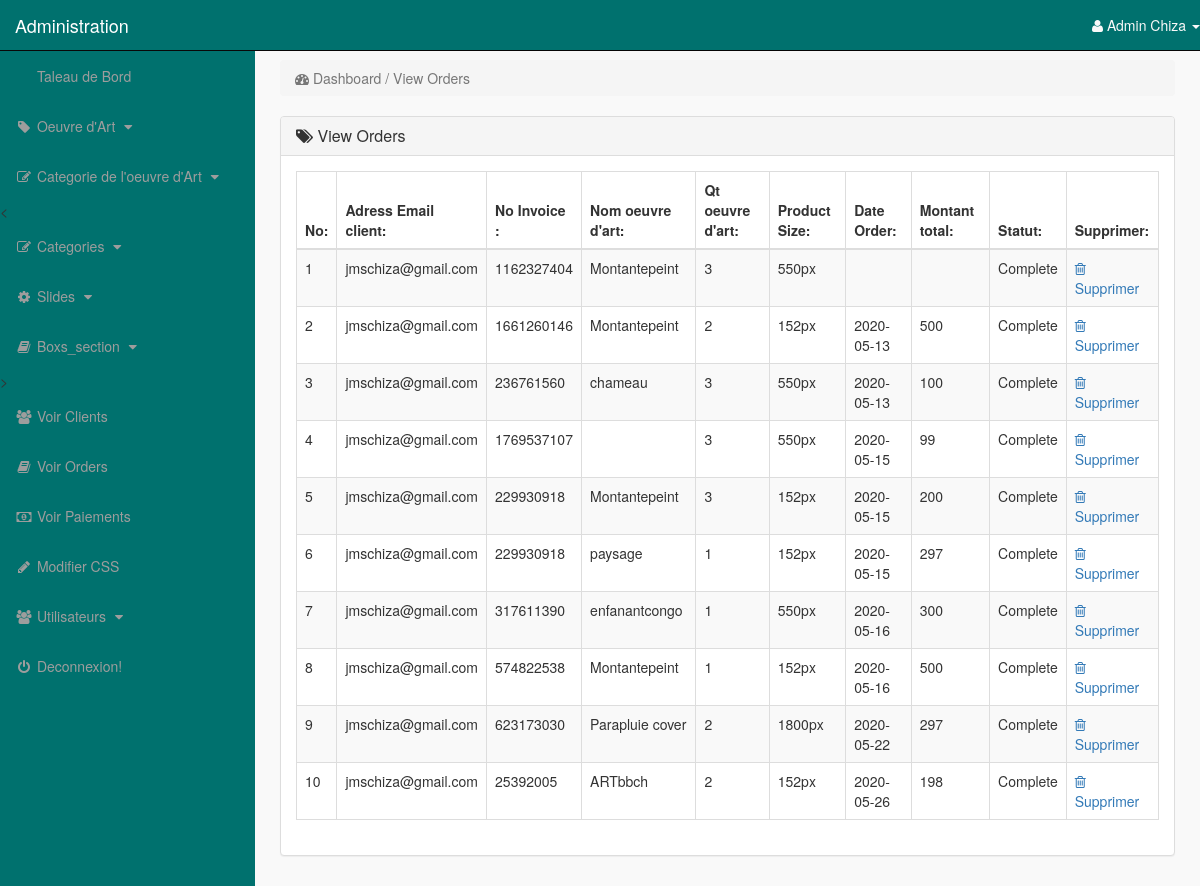
Page /admin_area/index.php?voir_orders (signed in) on the committed database.
### tables this page shows
CREATE TABLE IF NOT EXISTS `t_pending_orders` (
  `order_id` int(10) NOT NULL AUTO_INCREMENT,
  `client_id` int(11) NOT NULL,
  `invoice_no` int(11) NOT NULL,
  `art_id` text NOT NULL,
  `qty` int(10) NOT NULL,
  `num` text NOT NULL,
  `order_stutus` text NOT NULL,
  PRIMARY KEY (`order_id`)
);

CREATE TABLE IF NOT EXISTS `t_clients` (
  `client_id` int(10) NOT NULL AUTO_INCREMENT,
  `client_nom` varchar(255) NOT NULL,
  `client_email` varchar(255) NOT NULL,
  `client_password` varchar(255) NOT NULL,
  `client_pays` text NOT NULL,
  `client_ville` text NOT NULL,
  `client_contact` varchar(300) NOT NULL,
  `client_adress` text NOT NULL,
  `client_photo` text NOT NULL,
  `client_ip` varchar(100) NOT NULL,
  PRIMARY KEY (`client_id`)
);

CREATE TABLE IF NOT EXISTS `t_arts` (
  `id_Art` int(10) NOT NULL AUTO_INCREMENT,
  `art_cat_id` int(10) NOT NULL,
  `id_cat` int(10) NOT NULL,
  `date` timestamp NOT NULL DEFAULT current_timestamp() ON UPDATE current_timestamp(),
  `titre_Art` text NOT NULL,
  `art_img1` text NOT NULL,
  `art_img2` text NOT NULL,
  `art_img3` text NOT NULL,
  `prix_art` int(11) NOT NULL,
  `art_motcles` text NOT NULL,
  `art_desc` text NOT NULL,
  `art_vente` varchar(100) NOT NULL,
  `art_label` varchar(100) NOT NULL,
  PRIMARY KEY (`id_Art`)
);

CREATE TABLE IF NOT EXISTS `t_client_orders` (
  `order_id` int(10) NOT NULL AUTO_INCREMENT,
  `client_id` int(10) NOT NULL,
  `due_montant` int(100) NOT NULL,
  `invoice_no` text NOT NULL,
  `qty` int(100) NOT NULL,
  `num` text NOT NULL,
  `order_date` date NOT NULL,
  `order_stutus` text NOT NULL,
  PRIMARY KEY (`order_id`)
);

### admin_area/voir_orders.php (the view)
<?php
    if(!isset($_SESSION['admin_email'])){
        echo "<script>window.open('login.php','_self')</script>";
    }else{
?>
<div class="row">
    <div class="col-lg-12">
        <ol class="breadcrumb">
            <li class="active">
                <i class="fa fa-dashboard"></i> Dashboard / View Orders
            </li>
        </ol>
    </div>
</div>
<div class="row">
    <div class="col-lg-12">
        <div class="panel panel-default">
            <div class="panel-heading">
               <h3 class="panel-title">
                   <i class="fa fa-tags"></i>  View Orders
               </h3>
            </div>
            <div class="panel-body">
                <div class="table-responsive">
                    <table class="table table-striped table-bordered table-hover">
                        <thead>
                            <tr>
                                <th> No: </th>
                                <th> Adress Email client: </th>
                                <th> No Invoice : </th>
                                <th> Nom oeuvre d'art: </th>
                                <th> Qt oeuvre d'art: </th>
                                <th> Product Size: </th>
                                <th> Date Order: </th>
                                <th> Montant total: </th>
                                <th> Statut: </th>
                                <th> Supprimer: </th>
                            </tr>
                        </thead>
                        <tbody>
                            <?php
                                $i=0;
                                $get_orders = "select * from t_pending_orders";
                                $run_orders = mysqli_query($con,$get_orders);
                                while($row_order=mysqli_fetch_array($run_orders)){
                                    $order_id = $row_order['order_id'];
                                    $c_id = $row_order['client_id'];
                                    $invoice_no = $row_order['invoice_no'];
                                    $product_id = $row_order['art_id'];
                                    $qty = $row_order['qty'];
                                    $size = $row_order['num'];
                                    $order_status = $row_order['order_stutus'];
                                    $get_products = "select * from t_arts where id_Art='$product_id'";
                                    $run_products = mysqli_query($con,$get_products);
                                    $row_products = mysqli_fetch_array($run_products);
                                    $product_title = $row_products['titre_Art'];
                                    $get_customer = "select * from t_clients where client_id='$c_id'";
                                    $run_customer = mysqli_query($con,$get_customer);
                                    $row_customer = mysqli_fetch_array($run_customer);
                                    $customer_email = $row_customer['client_email'];
                                    $get_c_order = "select * from t_client_orders where order_id='$order_id'";
                                    $run_c_order = mysqli_query($con,$get_c_order);
                                    $row_c_order = mysqli_fetch_array($run_c_order);
                                    $order_date = $row_c_order['order_date'];
                                    $order_amount = $row_c_order['due_montant'];
                                    $i++;
                            ?>
                            <tr>
                                <td> <?php echo $i; ?> </td>
                                <td> <?php echo $customer_email; ?> </td>
                                <td> <?php echo $invoice_no; ?></td>
                                <td> <?php echo $product_title; ?> </td>
                                <td> <?php echo $qty; ?></td>
                                <td> <?php echo $size; ?> </td>
                                <td> <?php echo $order_date; ?> </td>
                                <td> <?php echo $order_amount; ?> </td>
                                <td>
                                    <?php
                                        if($order_status=='pending'){
                                            echo $order_status='pending';
                                        }else{
                                            echo $order_status='Complete';
                                        }
                                    ?>
                                </td>
                                <td>
                                     <a href="index.php?supprimer_order=<?php echo $order_id; ?>">
                                        <i class="fa fa-trash-o"></i> Supprimer
                                     </a>
                                </td>
                            </tr>
                            <?php } ?>
                        </tbody>
                    </table>
                </div>
            </div>
        </div>
    </div>
</div>
<?php } ?>

### admin_area/includes/sidebar.php (shortened to what this page needs)
<?php
    if(!isset($_SESSION['admin_email'])){
        echo "<script>window.open('login.php','_self')</script>";
    }else{
?>
<nav class="navbar navbar-inverse navbar-fixed-top">
    <div class="navbar-header">
        <a href="index.php?tableaubord" class="navbar-brand">Administration</a>
    </div>
    <ul class="nav navbar-right top-nav">
        <li class="dropdown">
            <a href="#" class="dropdown-toggle" data-toggle="dropdown">
                <i class="fa fa-user"></i> <?php echo $admin_name; ?> <b class="caret"></b>
            </a>
        </li>
    </ul>
    <div class="collapse navbar-collapse navbar-ex1-collapse">
        <ul class="nav navbar-nav side-nav">
            <li>
                <a href="index.php?tableaubord">
                        <i class="fa fa-fw fa-tableaubord"></i> Taleau de Bord
                </a>
            </li>
            <li>
                <a href="#" data-toggle="collapse" data-target="#products">
                        <i class="fa fa-fw fa-tag"></i> Oeuvre d'Art
                        <i class="fa fa-fw fa-caret-down"></i>
                </a>
            </li>
            <li>
                <a href="#" data-toggle="collapse" data-target="#p_cat">
                        <i class="fa fa-fw fa-edit"></i> Categorie de l'oeuvre d'Art
                        <i class="fa fa-fw fa-caret-down"></i>
                </a><
            </li>
            <li>
                <a href="#" data-toggle="collapse" data-target="#cat">
                        <i class="fa fa-fw fa-edit"></i> Categories
                        <i class="fa fa-fw fa-caret-down"></i>
                </a>
            </li>
            <li>
                <a href="#" data-toggle="collapse" data-target="#slides">
                        <i class="fa fa-fw fa-gear"></i> Slides
                        <i class="fa fa-fw fa-caret-down"></i>
                </a>
            </li>
            <li>
                <a href="#" data-toggle="collapse" data-target="#box">
                        <i class="fa fa-fw fa-book"></i> Boxs_section
                        <i class="fa fa-fw fa-caret-down"></i>
                </a>
            </li>
            <li>>
                <a href="index.php?voir_clients">
                    <i class="fa fa-fw fa-users"></i> Voir Clients
                </a>
            </li>
            <li>
                <a href="index.php?voir_orders">
                    <i class="fa fa-fw fa-book"></i> Voir Orders
                </a>
            </li>
            <li>
                <a href="index.php?voir_paiement">
                    <i class="fa fa-fw fa-money"></i> Voir Paiements
                </a>
            </li>
            <li>
                <a href="index.php?modifier_css">
                    <i class="fa fa-fw fa-pencil"></i> Modifier CSS
                </a>
            </li>
            <li>
                <a href="#" data-toggle="collapse" data-target="#users">
                        <i class="fa fa-fw fa-users"></i> Utilisateurs
                        <i class="fa fa-fw fa-caret-down"></i>
                </a>
            </li>
            <li>
                <a href="logout.php">
                    <i class="fa fa-fw fa-power-off"></i> Deconnexion!
                </a>
            </li>
        </ul>
    </div>
</nav>
<?php } ?>

### admin_area/css/style.css (style rules this page uses)
body { margin-top: 100px; }
.navbar-fixed-top { background-color: rgb(0,113,110); }
@media (min-width: 768px) { body { margin-top: 50px; } }
.top-nav { 0 15px; }
.top-nav>li { float: left; display: inline-block; }
.top-nav>li>a { color: #f9f9f9; line-height: 20px; padding-top: 15px; padding-bottom: 15px; }
@media (min-width: 768px) { .side-nav { position: fixed; top: 51px; bottom: 0; width: 255px; overflow-y: auto; overflow-x: hidden; background-color: rgb(0,113,110); padding-bottom: 40px; border-radius: 0; } }
@media (min-width: 768px) { .side-nav>li>a { width: 255px; } }
.panel-body { border-radius: 5px; }

### rows in the picture
t_pending_orders: client.client_email "jmschiza@gmail.com", invoice_no "1162327404", art.titre_Art "Montantepeint", qty "3", num "550px"
t_pending_orders: client.client_email "jmschiza@gmail.com", invoice_no "1661260146", art.titre_Art "Montantepeint", qty "2", num "152px", t_client_orders.order_date "2020-05-13", t_client_orders.due_montant "500"
t_pending_orders: client.client_email "jmschiza@gmail.com", invoice_no "236761560", art.titre_Art "chameau", qty "3", num "550px", t_client_orders.order_date "2020-05-13", t_client_orders.due_montant "100"
t_pending_orders: client.client_email "jmschiza@gmail.com", invoice_no "1769537107", qty "3", num "550px", t_client_orders.order_date "2020-05-15", t_client_orders.due_montant "99"
t_pending_orders: client.client_email "jmschiza@gmail.com", invoice_no "229930918", art.titre_Art "Montantepeint", qty "3", num "152px", t_client_orders.order_date "2020-05-15", t_client_orders.due_montant "200"
t_pending_orders: client.client_email "jmschiza@gmail.com", invoice_no "229930918", art.titre_Art "paysage", qty "1", num "152px", t_client_orders.order_date "2020-05-15", t_client_orders.due_montant "297"
t_pending_orders: client.client_email "jmschiza@gmail.com", invoice_no "317611390", art.titre_Art "enfanantcongo", qty "1", num "550px", t_client_orders.order_date "2020-05-16", t_client_orders.due_montant "300"
t_pending_orders: client.client_email "jmschiza@gmail.com", invoice_no "574822538", art.titre_Art "Montantepeint", qty "1", num "152px", t_client_orders.order_date "2020-05-16", t_client_orders.due_montant "500"
t_pending_orders: client.client_email "jmschiza@gmail.com", invoice_no "623173030", art.titre_Art "Parapluie cover", qty "2", num "1800px", t_client_orders.order_date "2020-05-22", t_client_orders.due_montant "297"
t_pending_orders: client.client_email "jmschiza@gmail.com", invoice_no "25392005", art.titre_Art "ARTbbch", qty "2", num "152px", t_client_orders.order_date "2020-05-26", t_client_orders.due_montant "198"

### other values in the picture
$admin_name "Admin Chiza"
